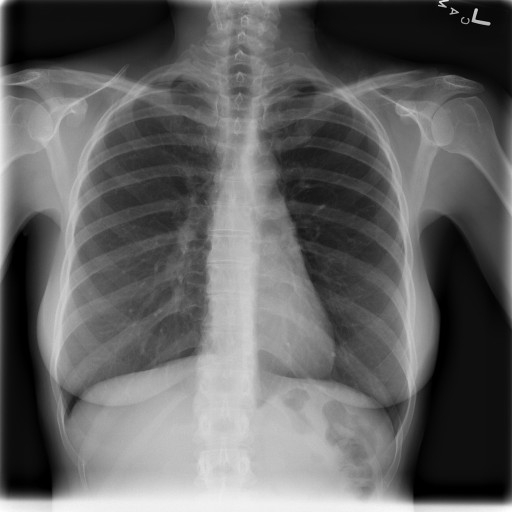
#> input picture chest_xray_1.png, 1024 x 1024 px (shown at 1/2 size)
$ jupyter execute --allow-errors Exercise.ipynb   (shell and % lines are left out)
#> lines starting #> are read from the running program, lines starting #| are printed output that depends on the picture
[cell 1]
import matplotlib.pyplot as plt
from skimage.io import imread, imshow
import numpy as np
import pandas as pd

## Read in your first x-ray image and display it using imshow()

[cell 2]
chest_xray_1 = imread('chest_xray_1.png')
#> chest_xray_1 is the input picture: shape (1024, 1024); min 0, max 255, mean 98.5
imshow(chest_xray_1)

## Fill in some coordinates for sections of the image that contain lung, heart, and bone:

[cell 3]
# Hovering your cursor over the image above will display your coordinates within the image at the bottom
# right corner of the figure. Use this to fill in starting and ending x & y values for lungs, heart, and bone
# in the chest x-ray image above

# An example for lung might be:
# lung_x = [210,265]
# lung_y = [380,430]

## Fill in your own values here:
lung_x = [558,266]
lung_y = [764,509]

heart_x = [548,446]
heart_y = [650,733]

bone_x = [154,361]
bone_y = [400,274]

## Now, plot the image intensities for the subsections that you chose using different coordinates for different structures:

[cell 4]
plt.figure(figsize=(5,5))
plt.hist(chest_xray_1[bone_y[0]:bone_y[1],bone_x[0]:bone_x[1]].ravel(), bins = 256,color='green')
plt.hist(chest_xray_1[lung_y[0]:lung_y[1],lung_x[0]:lung_x[1]].ravel(),bins =256,color='blue')
plt.hist(chest_xray_1[heart_y[0]:heart_y[1],heart_x[0]:heart_x[1]].ravel(),bins=256,color='red')
plt.legend(['Bone','Lungs','Heart'])
plt.show()
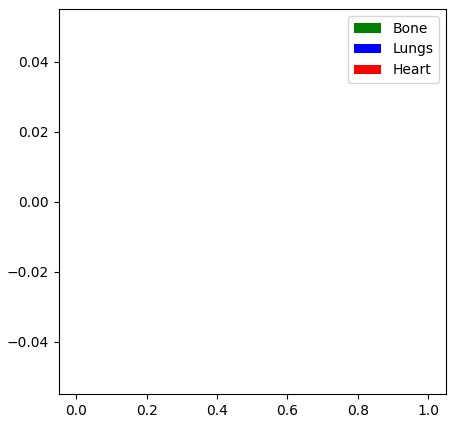
#> figure drawn by matplotlib, 1 panel

## Now let's try with a less healthy looking chest x-ray:

Note that if you do **not turn off** the 'interactive' visualization by clicking the 'power' button in the xray imagee above, the new chest x-ray will replace the previous rather than being shown in a separate image below.

[cell 5]
## Note that if you do *not* turn off the 'interactive' visualization by clicking the 'power' button
# in the xray imagee above, the new chest x-ray will replace the previous rather than being shown in a separate image
# below.
chest_xray_3 = imread('chest_xray_3.png')
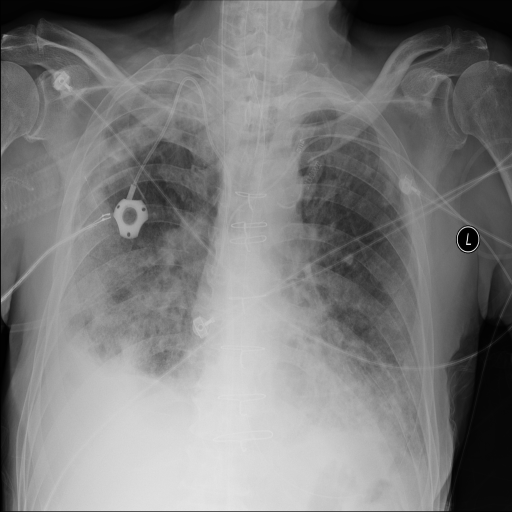
#> input picture chest_xray_3.png, 1024 x 1024 px (shown at 1/2 size)
#> chest_xray_3 is the input picture: shape (1024, 1024); min 0, max 255, mean 123.8
imshow(chest_xray_3)

[cell 6]
# Try the same exercise as above, selecting coordinates for lung, heart, and bone

## Fill in your own values here:
lung_x = [312,308]
lung_y = [360,405]

heart_x = [0,0]
heart_y = [0,0]

bone_x = [511,103]
bone_y = [482,675]

### Notice how the intensity values are different for the three structures compared to those in the first image:

[cell 7]
plt.figure(figsize=(5,5))
plt.hist(chest_xray_3[bone_y[0]:bone_y[1],bone_x[0]:bone_x[1]].ravel(), bins = 256,color='green')
plt.hist(chest_xray_3[lung_y[0]:lung_y[1],lung_x[0]:lung_x[1]].ravel(),bins =256,color='blue')
plt.hist(chest_xray_3[heart_y[0]:heart_y[1],heart_x[0]:heart_x[1]].ravel(),bins=256,color='red')
plt.legend(['Bone','Lungs','Heart'])
plt.show()

## Finally, let's look at another type of image: mammography:

[cell 8]
mammo_left = imread('mammo_left.pgm')
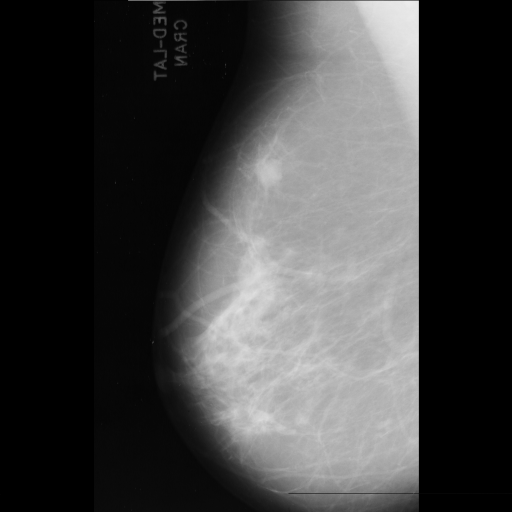
#> input picture mammo_left.pgm, 1024 x 1024 px (shown at 1/2 size)
#> mammo_left is the input picture: shape (1024, 1024); min 0, max 236, mean 64.9
mammo_right = imread('mammo_right.pgm')
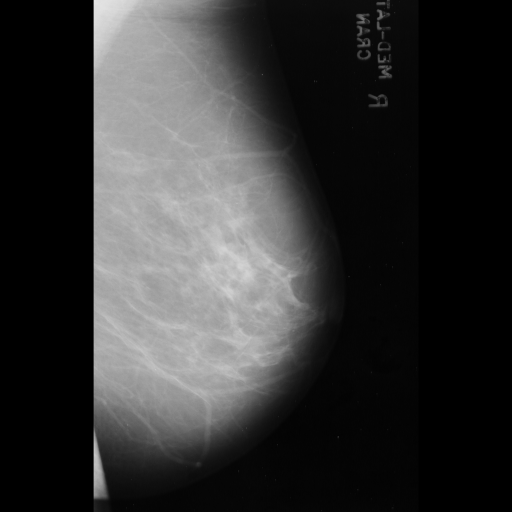
#> input picture mammo_right.pgm, 1024 x 1024 px (shown at 1/2 size)
#> mammo_right is the input picture: shape (1024, 1024); min 0, max 231, mean 51.5

#### First visualize the left breast:

Note that if you do **not turn off** the 'interactive' visualization by clicking the 'power' button in the xray imagee above, the new chest x-ray will replace the previous rather than being shown in a separate image below.

#> (a cell that did not finish here is left out)

[cell 10]
## The left breast has tumor in it, it's center is around [530,340]
## Choose coordinates that draw a box around it:

tumor_x = [500,300]
tumor_y = [560,375]

#### Now visualize the right breast:

Note that if you do **not turn off** the 'interactive' visualization by clicking the 'power' button in the xray imagee above, the new chest x-ray will replace the previous rather than being shown in a separate image below.

[cell 11]
imshow(mammo_right)

[cell 12]
## The right breast has no abnormalities, choose some coordinates that draw a box around a similar area
# of the breast tissue as you chose with the left:

normal_x = [500,300]
normal_y = [560,375]

### Now plot the intensity values of the two types of tissue:

[cell 13]
plt.figure(figsize=(5,5))
plt.hist(mammo_left[tumor_y[0]:tumor_y[1],tumor_x[0]:tumor_x[1]].ravel(), bins = 256,color='red')
plt.hist(mammo_right[normal_y[0]:normal_y[1],normal_x[0]:normal_x[1]].ravel(),bins =256,color='blue')
plt.legend(['Tumor','Normal Tissue'])
plt.xlabel('intensity')
plt.ylabel('number of pixels')
plt.show()
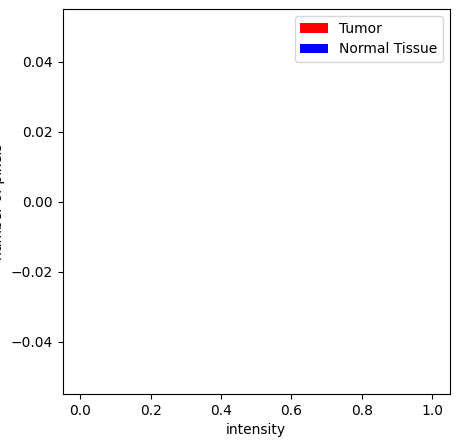
#> figure drawn by matplotlib, 1 panel
